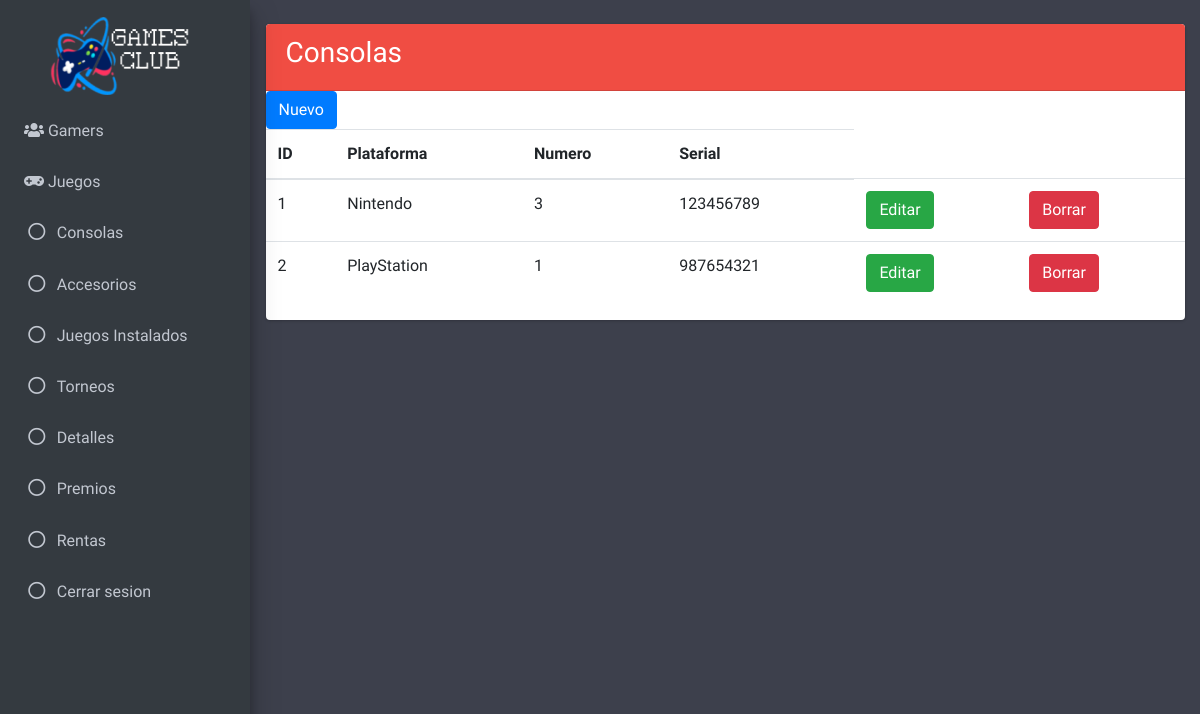
The app's page /vistas/admin_cConsolas.php (signed in), older data.
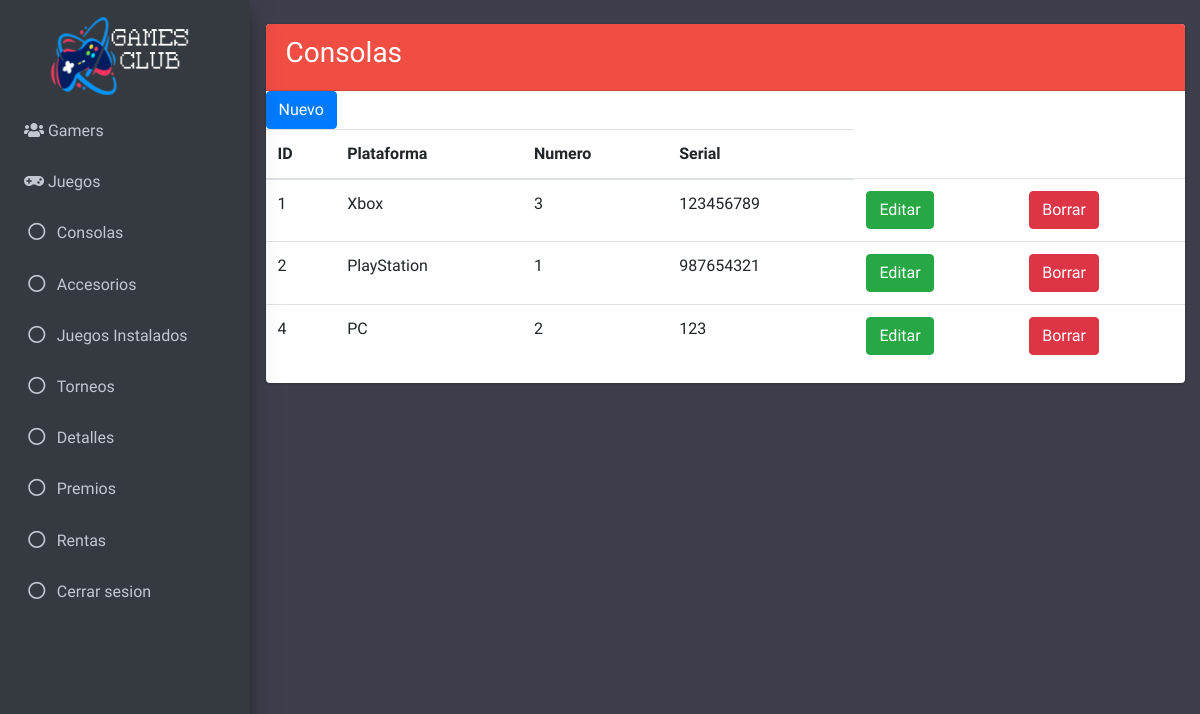
The same page, newer data.
### tables this page shows
CREATE TABLE `consola` (
  `id_consola` int(11) NOT NULL,
  `id_plataforma` int(11) NOT NULL,
  `numero` int(11) NOT NULL,
  `serial` varchar(45) NOT NULL
);

CREATE TABLE `plataforma` (
  `id_plataforma` int(11) NOT NULL,
  `nombre` varchar(45) NOT NULL
);

### modelos/selectTables.php (called while the page is built, shortened)
<?php
  include_once "../controladores/conexion.php";
  $getNormalConsola = $BD -> query("SELECT c.id_consola as id, p.nombre as plataforma, c.numero, c.serial FROM consola c INNER JOIN plataforma p ON c.id_plataforma = p.id_plataforma ORDER BY `id` ASC");
  $resultadoNormalConsola = $getNormalConsola -> fetchAll(PDO::FETCH_OBJ);
?>

### vistas/admin_cConsolas.php (the view, shortened to what the changed rows need)
<?php
include_once '../modelos/selectTables.php';
?>
<!DOCTYPE html>
<html>
<head>
  <link rel="stylesheet" href="plugins/fontawesome-free/css/all.min.css">
  <link rel="stylesheet" href="https://code.ionicframework.com/ionicons/2.0.1/css/ionicons.min.css">
  <link rel="stylesheet" href="plugins/tempusdominus-bootstrap-4/css/tempusdominus-bootstrap-4.min.css">
  <link rel="stylesheet" href="plugins/icheck-bootstrap/icheck-bootstrap.min.css">
  <link rel="stylesheet" href="plugins/jqvmap/jqvmap.min.css">
  <link rel="stylesheet" href="css/adminlte.min.css">
  <link rel="stylesheet" href="plugins/overlayScrollbars/css/OverlayScrollbars.min.css">
  <link rel="stylesheet" href="plugins/daterangepicker/daterangepicker.css">
  <link rel="stylesheet" href="plugins/summernote/summernote-bs4.css">
</head>
<body class="hold-transition sidebar-mini layout-fixed" style="background-color: #3D404C">
  <div class="wrapper">
    <div class="content-wrapper"  style="background-color: #3D404C;">
      <br>
      <section class="content">
        <div class="container-fluid">
          <div class="row">
            <div class="col-md-12">
              <div class="card card-primary">
                <form class="" action="editConsola.php" method="post">
                  <div class="crudAdmin" align="center">
                    <table class="table table-hover">
                      <thead>
                        <tr>
                          <th>ID</th>
                          <th>Plataforma</th>
                          <th>Numero</th>
                          <th>Serial</th>
                        </tr>
                      </thead>
                      <tbody>
                        <?php foreach ($resultadoNormalConsola as $resultadoNormalConsola){ ?>
                        <?php $identificador = $resultadoNormalConsola -> id ?>
                        <tr>
                        <td><?php echo $resultadoNormalConsola -> id ?></td>
                        <td><?php echo $resultadoNormalConsola -> plataforma ?></td>
                        <td><?php echo $resultadoNormalConsola -> numero ?></td>
                        <td><?php echo $resultadoNormalConsola -> serial ?></td>
                        <td>
                        <form action="editConsola.php" method="post">
                        <button class="btn btn-success" type="submit" name="editar"
                        value="<?php echo htmlspecialchars($identificador); ?>">Editar
                        </button>
                        </form>
                        </td>
                        <td>
                        <form method="post" action="../controladores/borrar_Consola.php">
                        <button type="submit" class="btn btn-danger" name="id"
                        value="<?php echo htmlspecialchars($identificador); ?>">Borrar
                        </button>
                        </form>
                        </td>
                        </tr>
                        <?php } ?>
                      </tbody>
                    </table>
                  </div>
                </form>
            </div>
          </div>
        </div>
      </div>
    </section>
  </div>
</body>
    </html>

Row changes from the older to the newer data that the page shows:
changed consola id 1: id_plataforma.nombre "Nintendo" → "Xbox"
added consola: id_consola "4", id_plataforma.nombre "PC", numero "2", serial "123"
